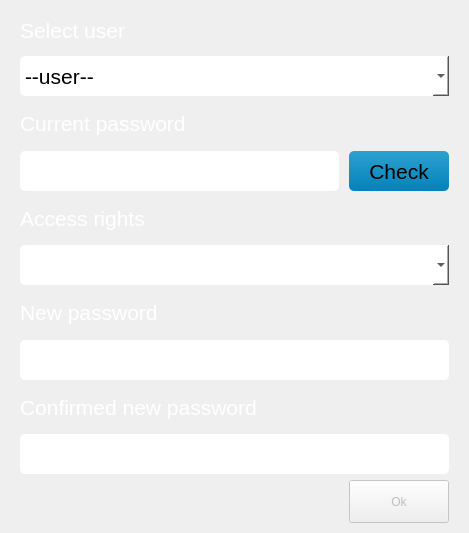
<?xml version="1.0" encoding="UTF-8"?>
<ui version="4.0">
 <class>container_ui</class>
 <widget class="QWidget" name="container_ui">
  <property name="enabled">
   <bool>true</bool>
  </property>
  <property name="geometry">
   <rect>
    <x>0</x>
    <y>0</y>
    <width>469</width>
    <height>533</height>
   </rect>
  </property>
  <property name="minimumSize">
   <size>
    <width>0</width>
    <height>0</height>
   </size>
  </property>
  <layout class="QGridLayout" name="central_layout">
   <property name="sizeConstraint">
    <enum>QLayout::SetDefaultConstraint</enum>
   </property>
   <property name="leftMargin">
    <number>20</number>
   </property>
   <property name="topMargin">
    <number>10</number>
   </property>
   <property name="rightMargin">
    <number>20</number>
   </property>
   <property name="bottomMargin">
    <number>10</number>
   </property>
   <property name="horizontalSpacing">
    <number>10</number>
   </property>
   <property name="verticalSpacing">
    <number>6</number>
   </property>
   <item row="26" column="1">
    <widget class="QPushButton" name="modif_user_account_button">
     <property name="enabled">
      <bool>false</bool>
     </property>
     <property name="minimumSize">
      <size>
       <width>100</width>
       <height>39</height>
      </size>
     </property>
     <property name="maximumSize">
      <size>
       <width>16777215</width>
       <height>50</height>
      </size>
     </property>
     <property name="styleSheet">
      <string notr="true">QPushButton::enabled{
background-color:qlineargradient(x1: 0, y1: 0, x2: 0, y2: 1, stop: 0 #2ca1cf, stop: 1 #0482bb);
border: 2px #616763;
border-radius: 5px;
font-size: 16pt; 
font-weight:40; 
color:#000000;
};
QPushButton::disabled { 
  background-color:#aeaeae;
  border: 2px #616763;
  border-radius: 5px;
  font-size: 16pt; 
  font-weight:40; 
  color:#000000;
};</string>
     </property>
     <property name="text">
      <string>Ok</string>
     </property>
    </widget>
   </item>
   <item row="25" column="0" colspan="2">
    <widget class="QLineEdit" name="confirm_new_password_edit">
     <property name="enabled">
      <bool>false</bool>
     </property>
     <property name="minimumSize">
      <size>
       <width>100</width>
       <height>40</height>
      </size>
     </property>
     <property name="maximumSize">
      <size>
       <width>16777215</width>
       <height>40</height>
      </size>
     </property>
     <property name="styleSheet">
      <string notr="true">background-color: #ffffff;
border-radius: 5px;
font-size: 16pt; 
font-weight:40; 
color: #494842;</string>
     </property>
    </widget>
   </item>
   <item row="24" column="0" colspan="2">
    <widget class="QLabel" name="confirm_password_label">
     <property name="minimumSize">
      <size>
       <width>0</width>
       <height>0</height>
      </size>
     </property>
     <property name="maximumSize">
      <size>
       <width>16777215</width>
       <height>16777215</height>
      </size>
     </property>
     <property name="styleSheet">
      <string notr="true">background-color: transparent;
font-size: 16pt;
font-weight:40; 
 color: #ffffff;</string>
     </property>
     <property name="text">
      <string>Confirmed new password</string>
     </property>
    </widget>
   </item>
   <item row="22" column="0" colspan="2">
    <widget class="QLineEdit" name="new_password_edit">
     <property name="enabled">
      <bool>false</bool>
     </property>
     <property name="minimumSize">
      <size>
       <width>100</width>
       <height>40</height>
      </size>
     </property>
     <property name="maximumSize">
      <size>
       <width>16777215</width>
       <height>40</height>
      </size>
     </property>
     <property name="styleSheet">
      <string notr="true">background-color: #ffffff;
border-radius: 5px;
font-size: 16pt; 
font-weight:40; 
color: #494842;</string>
     </property>
     <property name="inputMethodHints">
      <set>Qt::ImhHiddenText|Qt::ImhNoAutoUppercase|Qt::ImhNoPredictiveText</set>
     </property>
     <property name="echoMode">
      <enum>QLineEdit::Password</enum>
     </property>
    </widget>
   </item>
   <item row="0" column="0" colspan="2">
    <widget class="QLabel" name="select_user_label">
     <property name="minimumSize">
      <size>
       <width>0</width>
       <height>40</height>
      </size>
     </property>
     <property name="maximumSize">
      <size>
       <width>16777215</width>
       <height>40</height>
      </size>
     </property>
     <property name="styleSheet">
      <string notr="true">background-color: transparent;
font-size: 16pt;
font-weight:40; 
 color: #ffffff;</string>
     </property>
     <property name="text">
      <string>Select user</string>
     </property>
    </widget>
   </item>
   <item row="1" column="0" colspan="2">
    <widget class="QComboBox" name="users_list_combo">
     <property name="minimumSize">
      <size>
       <width>0</width>
       <height>40</height>
      </size>
     </property>
     <property name="styleSheet">
      <string notr="true">background-color: rgb(255, 255, 255);
border-radius: 5px;
font-size: 16pt; 
font-weight:40; 
color: #000000;</string>
     </property>
     <item>
      <property name="text">
       <string>--user--</string>
      </property>
     </item>
    </widget>
   </item>
   <item row="5" column="0" colspan="2">
    <widget class="QComboBox" name="access_rights_combo">
     <property name="enabled">
      <bool>false</bool>
     </property>
     <property name="minimumSize">
      <size>
       <width>0</width>
       <height>40</height>
      </size>
     </property>
     <property name="styleSheet">
      <string notr="true">background-color: rgb(255, 255, 255);
border-radius: 5px;
font-size: 16pt; 
font-weight:40; 
color: #000000;</string>
     </property>
     <item>
      <property name="text">
       <string/>
      </property>
     </item>
     <item>
      <property name="text">
       <string>Operator</string>
      </property>
     </item>
     <item>
      <property name="text">
       <string>Maintenance</string>
      </property>
     </item>
     <item>
      <property name="text">
       <string>Expert</string>
      </property>
     </item>
     <item>
      <property name="text">
       <string>Developer</string>
      </property>
     </item>
    </widget>
   </item>
   <item row="21" column="0" colspan="2">
    <widget class="QLabel" name="new_password_label">
     <property name="minimumSize">
      <size>
       <width>0</width>
       <height>0</height>
      </size>
     </property>
     <property name="maximumSize">
      <size>
       <width>16777215</width>
       <height>16777215</height>
      </size>
     </property>
     <property name="styleSheet">
      <string notr="true">background-color: transparent;
font-size: 16pt;
font-weight:40; 
 color: #ffffff;</string>
     </property>
     <property name="text">
      <string>New password</string>
     </property>
    </widget>
   </item>
   <item row="4" column="0" colspan="2">
    <widget class="QLabel" name="access_rights_label">
     <property name="styleSheet">
      <string notr="true">background-color: transparent;
font-size: 16pt;
font-weight:40; 
 color: #ffffff;</string>
     </property>
     <property name="text">
      <string>Access rights</string>
     </property>
    </widget>
   </item>
   <item row="3" column="1">
    <widget class="QPushButton" name="check_password_button">
     <property name="minimumSize">
      <size>
       <width>0</width>
       <height>40</height>
      </size>
     </property>
     <property name="sizeIncrement">
      <size>
       <width>0</width>
       <height>40</height>
      </size>
     </property>
     <property name="styleSheet">
      <string notr="true">background-color:qlineargradient(x1: 0, y1: 0, x2: 0, y2: 1, stop: 0 #2ca1cf, stop: 1 #0482bb);
border: 2px #616763;
border-radius: 5px;
font-size: 16pt; 
font-weight:40; 
color:#000000;</string>
     </property>
     <property name="text">
      <string>Check</string>
     </property>
    </widget>
   </item>
   <item row="2" column="0">
    <widget class="QLabel" name="current_password_label">
     <property name="styleSheet">
      <string notr="true">background-color: transparent;
font-size: 16pt;
font-weight:40; 
 color: #ffffff;</string>
     </property>
     <property name="text">
      <string>Current password</string>
     </property>
    </widget>
   </item>
   <item row="26" column="0">
    <spacer name="horizontalSpacer">
     <property name="orientation">
      <enum>Qt::Horizontal</enum>
     </property>
     <property name="sizeHint" stdset="0">
      <size>
       <width>40</width>
       <height>20</height>
      </size>
     </property>
    </spacer>
   </item>
   <item row="3" column="0">
    <widget class="QLineEdit" name="current_password_edit">
     <property name="enabled">
      <bool>false</bool>
     </property>
     <property name="minimumSize">
      <size>
       <width>0</width>
       <height>40</height>
      </size>
     </property>
     <property name="sizeIncrement">
      <size>
       <width>0</width>
       <height>40</height>
      </size>
     </property>
     <property name="styleSheet">
      <string notr="true">background-color: #ffffff;
border-radius: 5px;
font-size: 16pt; 
font-weight:40; 
color: #494842;</string>
     </property>
     <property name="echoMode">
      <enum>QLineEdit::Password</enum>
     </property>
    </widget>
   </item>
  </layout>
 </widget>
 <layoutdefault spacing="10" margin="11"/>
 <tabstops>
  <tabstop>users_list_combo</tabstop>
  <tabstop>current_password_edit</tabstop>
  <tabstop>check_password_button</tabstop>
  <tabstop>access_rights_combo</tabstop>
  <tabstop>new_password_edit</tabstop>
  <tabstop>confirm_new_password_edit</tabstop>
  <tabstop>modif_user_account_button</tabstop>
 </tabstops>
 <resources/>
 <connections/>
</ui>
